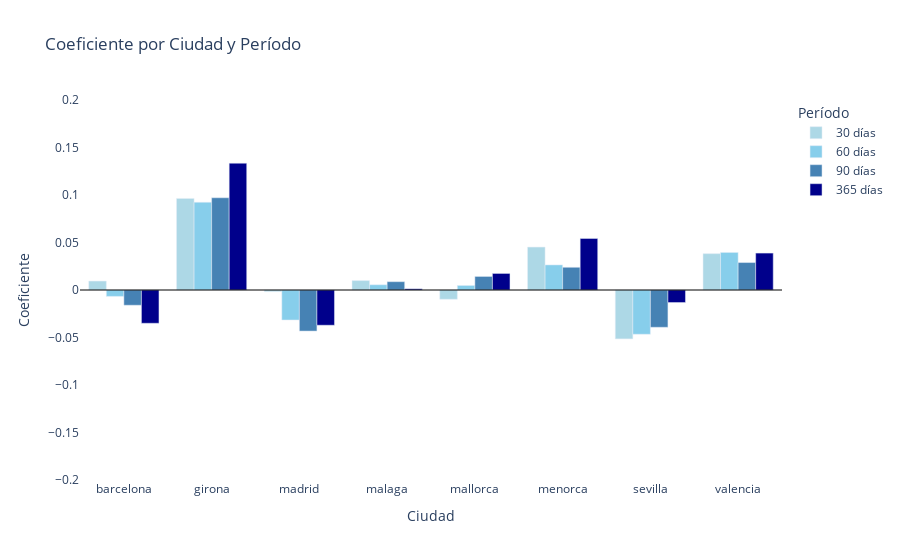

Notebook source saved alongside this figure:
### Code cell
# Generar las posiciones para cada ciudad
ind = np.arange(len(pivot_df_Book))  

# Extraer los coeficientes para cada período
coef30 = pivot_df_Book['Coeficiente (30 días)']
coef60 = pivot_df_Book['Coeficiente (60 días)']
coef90 = pivot_df_Book['Coeficiente (90 días)']
coef365 = pivot_df_Book['Coeficiente (365 días)']

fig = go.Figure()

# Añadir cada grupo de barras con colores específicos
fig.add_trace(go.Bar(
    x=pivot_df_Book.index,
    y=coef30,
    name='30 días',
    marker_color='#ADD8E6'  # Azul claro
))

fig.add_trace(go.Bar(
    x=pivot_df_Book.index,
    y=coef60,
    name='60 días',
    marker_color='#87CEEB'  # Azul cielo
))

fig.add_trace(go.Bar(
    x=pivot_df_Book.index,
    y=coef90,
    name='90 días',
    marker_color='#4682B4'  # Azul acero
))

fig.add_trace(go.Bar(
    x=pivot_df_Book.index,
    y=coef365,
    name='365 días',
    marker_color='#00008B'  # Azul oscuro
))

fig.update_layout(
    title='Coeficiente por Ciudad y Período',
    xaxis_title='Ciudad',
    yaxis_title='Coeficiente',
    barmode='group',  # Agrupar las barras
    yaxis=dict(range=[-0.2, 0.2]),  # Ajustar el rango del eje Y
    plot_bgcolor='rgba(0,0,0,0)',  # Fondo transparente
    legend=dict(title='Período', font=dict(size=12))
)

# Añadir una línea horizontal en y=0
fig.add_shape(type='line',
              x0=0, x1=1, y0=0, y1=0,
              xref='paper', yref='y',
              line=dict(color='black', width=1))

fig.show()

### Figure 1 — Plotly figure (JSON) as saved in the notebook; plotly's stock layout.template omitted (floating-point values rounded to 4 significant figures)
{"data": [{"marker": {"color": "#ADD8E6"}, "name": "30 días", "type": "bar", "x": ["barcelona", "girona", "madrid", "malaga", "mallorca", "menorca", "sevilla", "valencia"], "y": [0.00941, 0.09639, -0.001709, 0.009911, -0.009749, 0.04519, -0.05146, 0.03827]}, {"marker": {"color": "#87CEEB"}, "name": "60 días", "type": "bar", "x": ["barcelona", "girona", "madrid", "malaga", "mallorca", "menorca", "sevilla", "valencia"], "y": [-0.006739, 0.09237, -0.03157, 0.005501, 0.004771, 0.0264, -0.04658, 0.03954]}, {"marker": {"color": "#4682B4"}, "name": "90 días", "type": "bar", "x": ["barcelona", "girona", "madrid", "malaga", "mallorca", "menorca", "sevilla", "valencia"], "y": [-0.01604, 0.09709, -0.04323, 0.008739, 0.01426, 0.02392, -0.03925, 0.0289]}, {"marker": {"color": "#00008B"}, "name": "365 días", "type": "bar", "x": ["barcelona", "girona", "madrid", "malaga", "mallorca", "menorca", "sevilla", "valencia"], "y": [-0.03503, 0.1335, -0.0371, 0.001264, 0.01743, 0.0543, -0.01319, 0.03887]}], "layout": {"barmode": "group", "legend": {"font": {"size": 12}, "title": {"text": "Período"}}, "plot_bgcolor": "rgba(0,0,0,0)", "shapes": [{"line": {"color": "black", "width": 1}, "type": "line", "x0": 0, "x1": 1, "xref": "paper", "y0": 0, "y1": 0, "yref": "y"}], "title": {"text": "Coeficiente por Ciudad y Período"}, "xaxis": {"title": {"text": "Ciudad"}}, "yaxis": {"range": [-0.2, 0.2], "title": {"text": "Coeficiente"}}}}
